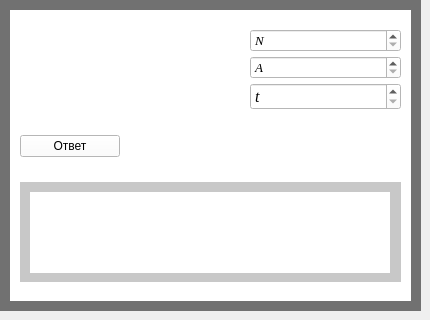
      <widget class="QWidget" name="tab_9">
       <attribute name="title">
        <string>Мощность</string>
       </attribute>
       <widget class="QWidget" name="widget_48" native="true">
        <property name="geometry">
         <rect>
          <x>0</x>
          <y>0</y>
          <width>421</width>
          <height>311</height>
         </rect>
        </property>
        <property name="styleSheet">
         <string notr="true">background-color: rgb(0, 0, 0);
background-color: rgb(113, 113, 113);</string>
        </property>
        <widget class="QWidget" name="widget_49" native="true">
         <property name="geometry">
          <rect>
           <x>10</x>
           <y>10</y>
           <width>401</width>
           <height>291</height>
          </rect>
         </property>
         <property name="styleSheet">
          <string notr="true">background-color: rgb(255, 255, 255);</string>
         </property>
         <widget class="QWidget" name="verticalLayoutWidget_34">
          <property name="geometry">
           <rect>
            <x>10</x>
            <y>0</y>
            <width>381</width>
            <height>293</height>
           </rect>
          </property>
          <layout class="QVBoxLayout" name="verticalLayout_44">
           <item>
            <layout class="QHBoxLayout" name="horizontalLayout_25">
             <property name="spacing">
              <number>50</number>
             </property>
             <item>
              <widget class="QLabel" name="label_44">
               <property name="minimumSize">
                <size>
                 <width>180</width>
                 <height>0</height>
                </size>
               </property>
               <property name="styleSheet">
                <string notr="true">background-color: rgb(255, 255, 255);</string>
               </property>
               <property name="text">
                <string/>
               </property>
               <property name="pixmap">
                <pixmap>D:/Downloads/maxresdefault (1).jpg</pixmap>
               </property>
              </widget>
             </item>
             <item>
              <layout class="QVBoxLayout" name="verticalLayout_47">
               <property name="spacing">
                <number>4</number>
               </property>
               <item>
                <widget class="QSpinBox" name="spinBox_57">
                 <property name="font">
                  <font>
                   <family>Times New Roman</family>
                   <pointsize>10</pointsize>
                   <italic>true</italic>
                  </font>
                 </property>
                 <property name="specialValueText">
                  <string>N</string>
                 </property>
                 <property name="maximum">
                  <number>1000000000</number>
                 </property>
                </widget>
               </item>
               <item>
                <widget class="QSpinBox" name="spinBox_59">
                 <property name="font">
                  <font>
                   <family>Times New Roman</family>
                   <pointsize>10</pointsize>
                   <italic>true</italic>
                  </font>
                 </property>
                 <property name="specialValueText">
                  <string>A</string>
                 </property>
                 <property name="maximum">
                  <number>1000000000</number>
                 </property>
                </widget>
               </item>
               <item>
                <widget class="QSpinBox" name="spinBox_60">
                 <property name="font">
                  <font>
                   <family>Times New Roman</family>
                   <pointsize>12</pointsize>
                   <italic>true</italic>
                  </font>
                 </property>
                 <property name="specialValueText">
                  <string>t</string>
                 </property>
                 <property name="maximum">
                  <number>1000000000</number>
                 </property>
                </widget>
               </item>
              </layout>
             </item>
            </layout>
           </item>
           <item>
            <widget class="QPushButton" name="pushButton_16">
             <property name="minimumSize">
              <size>
               <width>100</width>
               <height>0</height>
              </size>
             </property>
             <property name="maximumSize">
              <size>
               <width>100</width>
               <height>16777215</height>
              </size>
             </property>
             <property name="text">
              <string>Ответ</string>
             </property>
            </widget>
           </item>
           <item>
            <widget class="QWidget" name="widget_73" native="true">
             <property name="minimumSize">
              <size>
               <width>0</width>
               <height>100</height>
              </size>
             </property>
             <property name="maximumSize">
              <size>
               <width>400</width>
               <height>100</height>
              </size>
             </property>
             <property name="styleSheet">
              <string notr="true">background-color: rgb(200, 200, 200);</string>
             </property>
             <widget class="QLabel" name="label_49">
              <property name="geometry">
               <rect>
                <x>10</x>
                <y>10</y>
                <width>360</width>
                <height>81</height>
               </rect>
              </property>
              <property name="minimumSize">
               <size>
                <width>360</width>
                <height>0</height>
               </size>
              </property>
              <property name="maximumSize">
               <size>
                <width>360</width>
                <height>16777215</height>
               </size>
              </property>
              <property name="styleSheet">
               <string notr="true">background-color: rgb(255, 255, 255);</string>
              </property>
              <property name="text">
               <string/>
              </property>
             </widget>
            </widget>
           </item>
          </layout>
         </widget>
        </widget>
       </widget>
      </widget>
